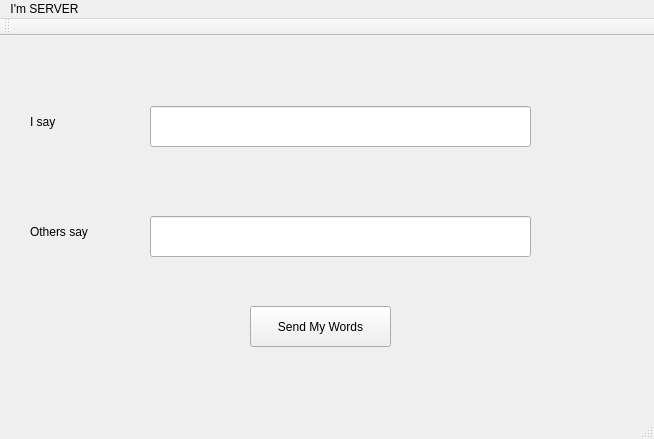
<?xml version="1.0" encoding="UTF-8"?>
<ui version="4.0">
 <class>MainWindow</class>
 <widget class="QMainWindow" name="MainWindow">
  <property name="geometry">
   <rect>
    <x>0</x>
    <y>0</y>
    <width>654</width>
    <height>439</height>
   </rect>
  </property>
  <property name="windowTitle">
   <string>MainWindow</string>
  </property>
  <widget class="QWidget" name="centralWidget">
   <widget class="QLineEdit" name="lineEdit">
    <property name="geometry">
     <rect>
      <x>150</x>
      <y>70</y>
      <width>381</width>
      <height>41</height>
     </rect>
    </property>
   </widget>
   <widget class="QLineEdit" name="lineEdit_2">
    <property name="geometry">
     <rect>
      <x>150</x>
      <y>180</y>
      <width>381</width>
      <height>41</height>
     </rect>
    </property>
    <property name="readOnly">
     <bool>true</bool>
    </property>
   </widget>
   <widget class="QLabel" name="label">
    <property name="geometry">
     <rect>
      <x>30</x>
      <y>70</y>
      <width>61</width>
      <height>31</height>
     </rect>
    </property>
    <property name="text">
     <string>I say</string>
    </property>
   </widget>
   <widget class="QLabel" name="label_2">
    <property name="geometry">
     <rect>
      <x>30</x>
      <y>180</y>
      <width>81</width>
      <height>31</height>
     </rect>
    </property>
    <property name="text">
     <string>Others say</string>
    </property>
   </widget>
   <widget class="QPushButton" name="pushButton">
    <property name="geometry">
     <rect>
      <x>250</x>
      <y>270</y>
      <width>141</width>
      <height>41</height>
     </rect>
    </property>
    <property name="text">
     <string>Send My Words</string>
    </property>
   </widget>
  </widget>
  <widget class="QMenuBar" name="menuBar">
   <property name="geometry">
    <rect>
     <x>0</x>
     <y>0</y>
     <width>654</width>
     <height>25</height>
    </rect>
   </property>
   <widget class="QMenu" name="menuChat_Server">
    <property name="title">
     <string>I'm SERVER</string>
    </property>
   </widget>
   <addaction name="menuChat_Server"/>
  </widget>
  <widget class="QToolBar" name="mainToolBar">
   <attribute name="toolBarArea">
    <enum>TopToolBarArea</enum>
   </attribute>
   <attribute name="toolBarBreak">
    <bool>false</bool>
   </attribute>
  </widget>
  <widget class="QStatusBar" name="statusBar"/>
 </widget>
 <layoutdefault spacing="6" margin="11"/>
 <resources/>
 <connections/>
</ui>
